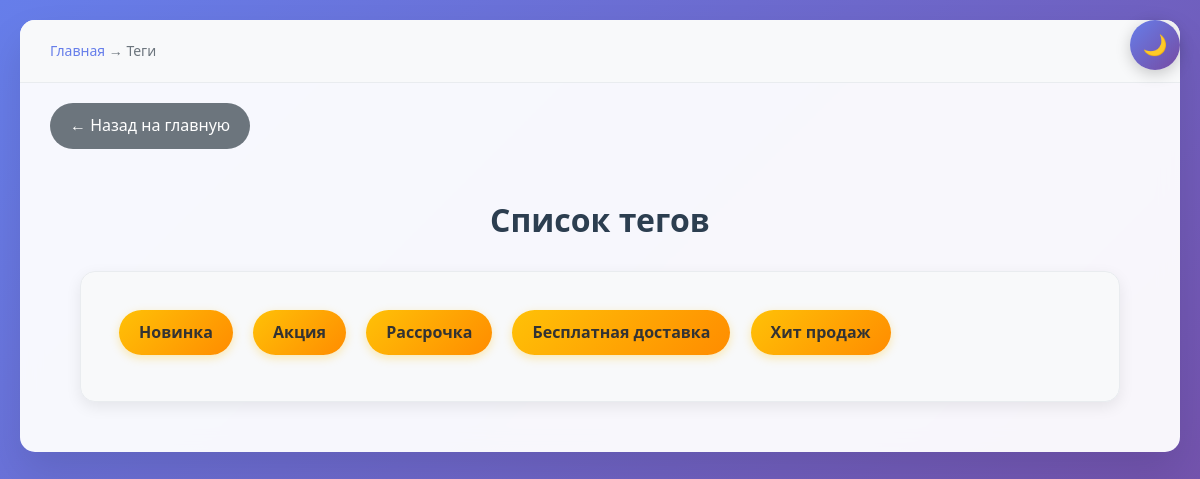
The app's page /tags/ with its own data.
### mainapp/models.py (models this page shows, shortened)
class Tag(models.Model):
    name = models.CharField(max_length=200, verbose_name='Название')
    products = models.ManyToManyField(Product, related_name='tags',
                                      verbose_name='Продукты')
    class Meta:
        verbose_name = 'Тег'
        verbose_name_plural = 'Теги'

### mainapp/views.py (the view)
# urls.py: path('tags/', views.tag_list),
def tag_list(request):
    template = 'mainapp/tag_list.html'
    context = {
        'tags': Tag.objects.all()
    }
    return render(request, template, context)

### mainapp/templates/mainapp/tag_list.html (shortened to what this page needs)
{% load static %}
<!DOCTYPE html>
<html lang="ru">
<head>
    <link rel="stylesheet" href="{% static 'mainapp/css/style.css' %}">
</head>
<body>
    <div class="container">
        <div class="breadcrumb">
            <a href="/">Главная</a> → Теги
        </div>
        <a href="/" class="back">← Назад на главную</a>
        <div class="tag-list">
            <h2>Список тегов</h2>
            <div class="tags-section">
                {% for tag in tags %}
                <a href="/tags/{{ tag.id }}/" class="tag">{{ tag.name }}</a>
                {% empty %}
                <div class="no-items">
                    <p>Теги не найдены</p>
                </div>
                {% endfor %}
            </div>
        </div>
    </div>
</body>
</html>

### mainapp/static/mainapp/css/style.css (style rules this page uses)
* { margin: 0; padding: 0; box-sizing: border-box; }
body { font-family: 'Segoe UI', Tahoma, Geneva, Verdana, sans-serif; line-height: 1.6; color: #2c3e50; background: linear-gradient(135deg, #667eea 0%, #764ba2 100%); min-height: 100vh; padding: 20px; }
h1, h2, h3, h4, h5, h6 { color: #1a252f; font-weight: 700; line-height: 1.3; }
a { color: #667eea; text-decoration: none; transition: color 0.3s ease; }
.container { max-width: 1200px; margin: 0 auto; background: rgba(255, 255, 255, 0.95); border-radius: 15px; box-shadow: 0 20px 40px rgba(0, 0, 0, 0.1); overflow: hidden; backdrop-filter: blur(10px); }
.breadcrumb { padding: 20px 30px; font-size: 14px; background: #f8f9fa; border-bottom: 1px solid #e9ecef; color: #6c757d; }
.breadcrumb a { color: #667eea; text-decoration: none; transition: color 0.3s ease; }
.back { display: inline-block; margin: 20px 30px; padding: 10px 20px; background: #6c757d; color: white; text-decoration: none; border-radius: 25px; transition: all 0.3s ease; }
.tags-section { background: #f8f9fa; padding: 30px; margin: 20px 30px; border-radius: 15px; border: 1px solid #e9ecef; box-shadow: 0 5px 15px rgba(0, 0, 0, 0.08); }
.tag { background: linear-gradient(135deg, #ffc107 0%, #ff8c00 100%); color: #333; padding: 10px 20px; margin: 8px; text-decoration: none; display: inline-block; border-radius: 25px; font-weight: 600; transition: all 0.3s ease; box-shadow: 0 3px 10px rgba(255, 193, 7, 0.3); position: relative; overflow: hidden; }
.tag::before { content: ''; position: absolute; top: 50%; left: 50%; width: 0; height: 0; background: rgba(255, 255, 255, 0.3); border-radius: 50%; transform: translate(-50%, -50%); transition: width 0.3s, height 0.3s; }
.category-list, .subcategory-list, .tag-list { padding: 30px; }
.category-list h2, .subcategory-list h2, .tag-list h2 { color: #2c3e50; margin-bottom: 30px; font-size: 2rem; text-align: center; }
html { scroll-behavior: smooth; }

### records on screen
Tag: name "Новинка"
Tag: name "Акция"
Tag: name "Рассрочка"
Tag: name "Бесплатная доставка"
Tag: name "Хит продаж"
